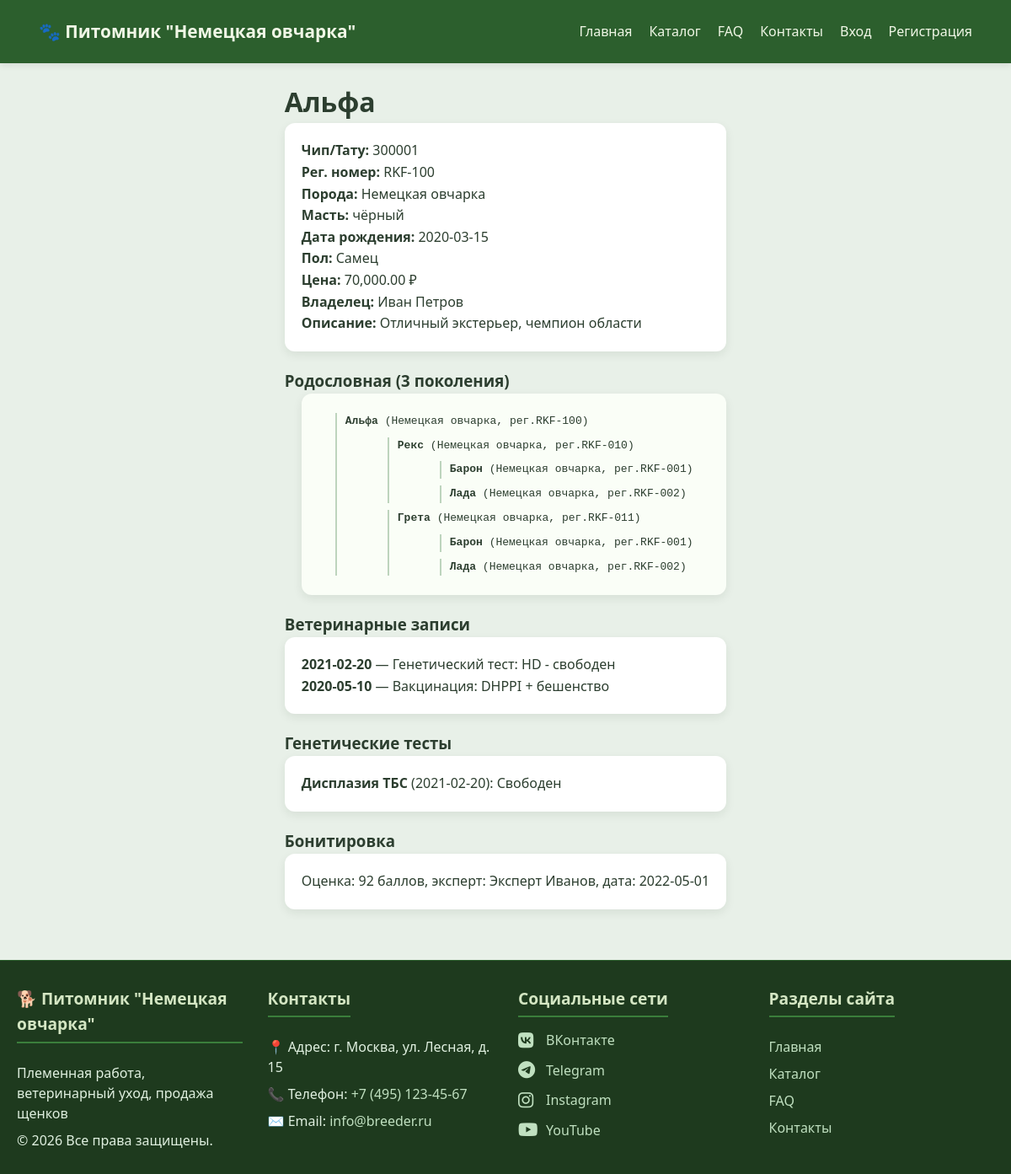
Page /animal_card.php?id=5 on the committed database.
### tables this page shows
CREATE TABLE animals (
    id INT AUTO_INCREMENT PRIMARY KEY,
    owner_id INT NOT NULL,
    name VARCHAR(100) NOT NULL,
    species VARCHAR(50) NOT NULL,
    breed VARCHAR(100),
    gender ENUM('male','female') NOT NULL,
    color VARCHAR(50),
    birth_date DATE,
    chip_number VARCHAR(50) UNIQUE,
    reg_number VARCHAR(50),
    father_id INT DEFAULT NULL,
    mother_id INT DEFAULT NULL,
    status ENUM('available','sold','dead','reserved') DEFAULT 'available',
    description TEXT,
    price DECIMAL(10,2),
    delivery_terms TEXT,
    created_at TIMESTAMP DEFAULT CURRENT_TIMESTAMP,
    FOREIGN KEY (owner_id) REFERENCES users(id) ON DELETE CASCADE,
    FOREIGN KEY (father_id) REFERENCES animals(id) ON DELETE SET NULL,
    FOREIGN KEY (mother_id) REFERENCES animals(id) ON DELETE SET NULL
);

CREATE TABLE users (
    id INT AUTO_INCREMENT PRIMARY KEY,
    name VARCHAR(100) NOT NULL,
    email VARCHAR(100) UNIQUE NOT NULL,
    password VARCHAR(255) NOT NULL,
    phone VARCHAR(20),
    address TEXT,
    role ENUM('breeder', 'vet', 'buyer', 'admin') DEFAULT 'buyer',
    created_at TIMESTAMP DEFAULT CURRENT_TIMESTAMP
);

CREATE TABLE veterinary_records (
    id INT AUTO_INCREMENT PRIMARY KEY,
    animal_id INT NOT NULL,
    visit_date DATE NOT NULL,
    record_type VARCHAR(100),
    description TEXT,
    vet_name VARCHAR(100),
    FOREIGN KEY (animal_id) REFERENCES animals(id) ON DELETE CASCADE
);

CREATE TABLE genetic_tests (
    id INT AUTO_INCREMENT PRIMARY KEY,
    animal_id INT NOT NULL,
    test_name VARCHAR(150),
    test_date DATE,
    result TEXT,
    laboratory VARCHAR(100),
    document_path VARCHAR(500),
    FOREIGN KEY (animal_id) REFERENCES animals(id) ON DELETE CASCADE
);

CREATE TABLE bonitization (
    id INT AUTO_INCREMENT PRIMARY KEY,
    animal_id INT NOT NULL,
    assessment_date DATE,
    score INT,
    expert_name VARCHAR(100),
    notes TEXT,
    FOREIGN KEY (animal_id) REFERENCES animals(id) ON DELETE CASCADE
);

### config/db.php (called while the page is built, shortened)
<?php
function isLoggedIn() { return isset($_SESSION['user_id']); }
function getAncestors($pdo, $animal_id, $generation = 1, $max_gen = 3) {
    $stmt = $pdo->prepare("SELECT id, name, breed, reg_number, father_id, mother_id FROM animals WHERE id = ?");
    $stmt->execute([$animal_id]);
    $animal = $stmt->fetch(PDO::FETCH_ASSOC);
    $result = [
        'id' => $animal['id'],
        'name' => $animal['name'],
        'breed' => $animal['breed'],
        'reg_number' => $animal['reg_number'],
        'generation' => $generation
    ];
    $result['father'] = $animal['father_id'] ? getAncestors($pdo, $animal['father_id'], $generation+1, $max_gen) : null;
    $result['mother'] = $animal['mother_id'] ? getAncestors($pdo, $animal['mother_id'], $generation+1, $max_gen) : null;
    return $result;
}
function escape($data) {
    return htmlspecialchars($data, ENT_QUOTES, 'UTF-8');
}
?>

### animal_card.php (the view, shortened to what this page needs)
<?php require_once 'config/db.php';
$animal_id = $_GET['id'];
$stmt = $pdo->prepare("SELECT a.*, u.name as owner_name FROM animals a JOIN users u ON a.owner_id = u.id WHERE a.id = ?");
$stmt->execute([$animal_id]);
$ancestors = getAncestors($pdo, $animal_id, 1, 3);
$stmt = $pdo->prepare("SELECT * FROM veterinary_records WHERE animal_id = ? ORDER BY visit_date DESC");
$stmt->execute([$animal_id]); $vet_records = $stmt->fetchAll();
$stmt = $pdo->prepare("SELECT * FROM genetic_tests WHERE animal_id = ?");
$stmt->execute([$animal_id]); $gen_tests = $stmt->fetchAll();
$stmt = $pdo->prepare("SELECT * FROM bonitization WHERE animal_id = ?");
$stmt->execute([$animal_id]); $bonit = $stmt->fetch();
function renderTree($node) {
    echo "<ul><li><strong>{$node['name']}</strong> ({$node['breed']}, рег.{$node['reg_number']})";
    if($node['father'] || $node['mother']) { echo "<ul>"; renderTree($node['father']); renderTree($node['mother']); echo "</ul>"; }
    echo "</li></ul>";
}
?>
<!DOCTYPE html>
<html>
    <head>
        <link rel="stylesheet" href="assets/css/style.css">
    </head>
<body>
<?php include 'nav.inc.php'; ?>
<div class="container">
    <h1><?= escape($animal['name']) ?></h1>
    <div class="card">
        <p><strong>Чип/Тату:</strong> <?= escape($animal['chip_number']) ?></p>
        <p><strong>Рег. номер:</strong> <?= escape($animal['reg_number']) ?></p>
        <p><strong>Порода:</strong> <?= escape($animal['breed']) ?></p>
        <p><strong>Масть:</strong> <?= escape($animal['color']) ?></p>
        <p><strong>Дата рождения:</strong> <?= $animal['birth_date'] ?></p>
        <p><strong>Пол:</strong> <?= $animal['gender']=='male'?'Самец':'Самка' ?></p>
        <p><strong>Цена:</strong> <?= number_format($animal['price'],2) ?> ₽</p>
        <p><strong>Владелец:</strong> <?= escape($animal['owner_name']) ?></p>
        <p><strong>Описание:</strong> <?= nl2br(escape($animal['description'])) ?></p>
    </div>
    <h3>Родословная (3 поколения)</h3>
    <div class="card tree">
        <?php renderTree($ancestors); ?>
    </div>
    <h3>Ветеринарные записи</h3>
    <div class="card">
        <?php foreach($vet_records as $vr): ?><b><?= $vr['visit_date'] ?></b> — <?= $vr['record_type'] ?>: <?= nl2br(escape($vr['description'])) ?>
            <br><?php endforeach; ?>
        </div>
    <?php if($gen_tests): ?>
        <h3>Генетические тесты</h3>
        <div class="card">
            <?php foreach($gen_tests as $gt): ?><b><?= $gt['test_name'] ?></b> (<?= $gt['test_date'] ?>): <?= escape($gt['result']) ?>
                <br><?php endforeach; ?>
            </div>
            <?php endif; ?>
    <?php if($bonit): ?>
        <h3>Бонитировка</h3>
        <div class="card">
            Оценка: <?= $bonit['score'] ?> баллов, эксперт: <?= escape($bonit['expert_name']) ?>, дата: <?= $bonit['assessment_date'] ?>
        </div>
        <?php endif; ?>
</div>
<?php include 'footer.inc.php'; ?>
</body>
</html>

### nav.inc.php (shortened to what this page needs)
<nav>
    <div class="container nav-links">
        <div style="display: flex; align-items: center; gap: 15px;">
            <span style="font-size: 1.3rem; font-weight: bold; color: #f0f7e6;">🐾 Питомник "Немецкая овчарка"</span>
        </div>
        <div style="display: flex; flex-wrap: wrap;">
            <a href="index.php">Главная</a>
            <a href="catalog.php">Каталог</a>
            <a href="faq.php">FAQ</a>
            <a href="feedback.php">Контакты</a>
            <?php if (isLoggedIn()): ?>
                <?php $role = getCurrentUserRole(); $userName = $_SESSION['user_name']; ?>
                <?php if ($role === 'admin'): ?>
                    <a href="breeding_calendar.php">Вязки и помёты</a>
                    <a href="vet_module.php">Ветеринария</a>
                    <a href="dashboard.php">Дашборд</a>
                    <a href="admin/backup.php">Резервное копирование</a>
                    <a href="admin/audit_log.php">Журнал аудита</a>
                <?php elseif ($role === 'breeder'): ?>
                    <a href="breeding_calendar.php">Вязки и помёты</a>
                    <a href="vet_module.php">Ветеринария</a>
                    <a href="dashboard.php">Дашборд</a>
                    <a href="export_report.php?type=excel">Экспорт отчётов</a>
                <?php elseif ($role === 'vet'): ?>
                    <a href="vet_module.php">Ветеринария</a>
                    <a href="dashboard.php">Статистика здоровья</a>
                <?php elseif ($role === 'buyer'): ?>
                    <a href="subscribe.php">Подписка на новости</a>
                <?php endif; ?>
                <span>Привет, <?= escape($userName) ?> (<?= $role ?>)</span>
                <a href="logout.php">Выйти</a>
            <?php else: ?>
                <a href="login.php">Вход</a>
                <a href="register.php">Регистрация</a>
            <?php endif; ?>
        </div>
    </div>
</nav>

### footer.inc.php (shortened to what this page needs)
<footer>
    <div class="container footer-container">
        <div class="footer-section">
            <h3>🐕 Питомник "Немецкая овчарка"</h3>
            <p>Племенная работа, ветеринарный уход, продажа щенков</p>
            <p>&copy; <?= date('Y') ?> Все права защищены.</p>
        </div>
        <div class="footer-section">
            <h3>Контакты</h3>
            <p>📍 Адрес: г. Москва, ул. Лесная, д. 15</p>
            <p>📞 Телефон: <a href="tel:+74951234567">+7 (495) 123-45-67</a></p>
            <p>✉️ Email: <a href="mailto:info@breeder.ru">info@breeder.ru</a></p>
        </div>
        <div class="footer-section">
            <h3>Социальные сети</h3>
            <div class="social-links">
                <a href="https://vk.com/yourpage" target="_blank" class="social-icon"><i class="fab fa-vk"></i> ВКонтакте</a>
                <a href="https://t.me/yourchannel" target="_blank" class="social-icon"><i class="fab fa-telegram"></i> Telegram</a>
                <a href="https://www.instagram.com/yourpage" target="_blank" class="social-icon"><i class="fab fa-instagram"></i> Instagram</a>
                <a href="https://www.youtube.com/yourchannel" target="_blank" class="social-icon"><i class="fab fa-youtube"></i> YouTube</a>
            </div>
        </div>
        <div class="footer-section">
            <h3>Разделы сайта</h3>
            <ul>
                <li><a href="index.php">Главная</a></li>
                <li><a href="catalog.php">Каталог</a></li>
                <li><a href="faq.php">FAQ</a></li>
                <li><a href="feedback.php">Контакты</a></li>
            </ul>
        </div>
    </div>
</footer>
<link rel="stylesheet" href="https://cdnjs.cloudflare.com/ajax/libs/font-awesome/6.0.0-beta3/css/all.min.css">

### assets/css/style.css (style rules this page uses)
* { margin: 0; padding: 0; box-sizing: border-box; }
html, body { height: 100%; }
body { font-family: 'Segoe UI', Tahoma, Geneva, Verdana, sans-serif; background: #e8f0e8; color: #2c3e2f; line-height: 1.6; display: flex; flex-direction: column; }
.container { max-width: 1200px; margin: 0 auto; padding: 0 20px; flex: 1; }
nav { background: #2c5f2d; padding: 1rem; margin-bottom: 20px; box-shadow: 0 2px 8px rgba(0,0,0,0.1); }
.nav-links { display: flex; flex-wrap: wrap; justify-content: space-between; align-items: center; }
.nav-links a, .nav-links span { color: #f0f7e6; text-decoration: none; margin: 5px 10px; font-weight: 500; transition: color 0.2s; }
.card { background: #ffffff; border-radius: 12px; box-shadow: 0 4px 12px rgba(0, 32, 0, 0.08); padding: 20px; margin-bottom: 20px; transition: box-shadow 0.2s; }
.tree { font-family: monospace; margin-left: 20px; background: #fafef7; padding: 15px; border-radius: 12px; }
.tree ul { padding-left: 25px; list-style-type: none; position: relative; }
.tree li { margin: 8px 0; padding-left: 10px; border-left: 2px solid #bdd4bd; }
footer { background: #1e3a1e; color: #e0f0e0; padding: 30px 0 20px; margin-top: 40px; border-top: 1px solid #2c5f2d; }
.footer-container { display: flex; flex-wrap: wrap; justify-content: space-between; gap: 30px; }
.footer-section { flex: 1; min-width: 180px; }
.footer-section h3 { color: #d4e6c3; margin-bottom: 15px; font-size: 1.2rem; border-bottom: 2px solid #3a7e3b; display: inline-block; padding-bottom: 5px; }
.footer-section p, .footer-section ul { margin: 8px 0; line-height: 1.5; }
.footer-section a { color: #c0e0c0; text-decoration: none; transition: color 0.2s; }
.footer-section ul { list-style: none; padding-left: 0; }
.footer-section li { margin-bottom: 8px; }
.social-links { display: flex; flex-direction: column; gap: 10px; }
.social-icon { display: inline-flex; align-items: center; gap: 8px; font-size: 1rem; }
.social-icon i { font-size: 1.3rem; width: 25px; }

### rows in the picture
animals: name "Альфа", chip_number "300001", reg_number "RKF-100", breed "Немецкая овчарка", color "чёрный", birth_date "2020-03-15", price "70,000.00", owner.name "Иван Петров", description "Отличный экстерьер, чемпион области"
animals: name "Рекс", breed "Немецкая овчарка", reg_number "RKF-010"
animals: name "Барон Барон", breed "Немецкая овчарка Немецкая овчарка", reg_number "RKF-001 RKF-001"
animals: name "Лада Лада", breed "Немецкая овчарка Немецкая овчарка", reg_number "RKF-002 RKF-002"
animals: name "Грета", breed "Немецкая овчарка", reg_number "RKF-011"
veterinary_records: visit_date "2021-02-20", record_type "Генетический тест", description "HD - свободен"
veterinary_records: visit_date "2020-05-10", record_type "Вакцинация", description "DHPPI + бешенство"
genetic_tests: test_name "Дисплазия ТБС", test_date "2021-02-20", result "Свободен"
bonitization: score "92", expert_name "Эксперт Иванов", assessment_date "2022-05-01"
